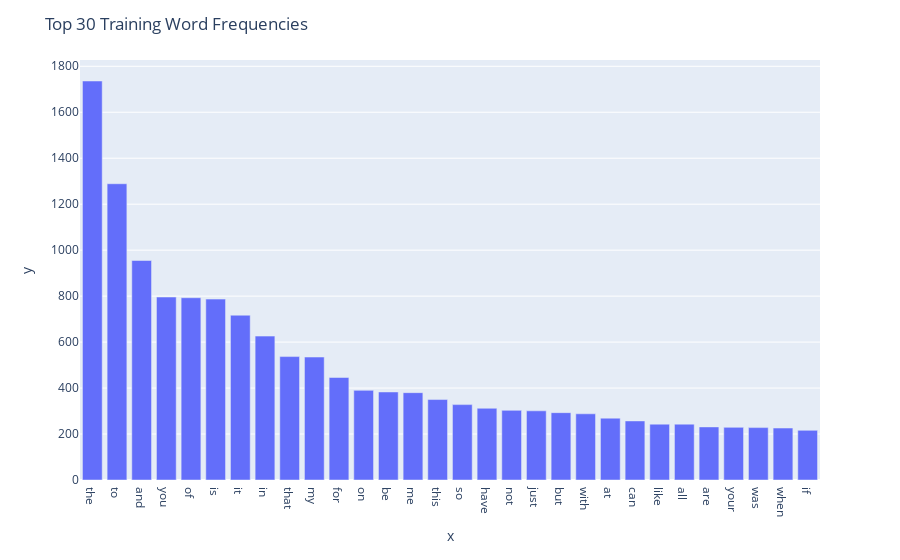

The notebook cell saved with this chart:
### Code cell
import plotly.express as px
# plot the graph
xlabel = train_count_vect.get_feature_names_out()[sorted_train_indices][::-1]
fig = px.bar(x=xlabel[:30], y=sorted_train_term_frequencies[:30])
fig.update_layout(title_text='Top 30 Training Word Frequencies')
fig.show()

### Figure 1 — Plotly figure (JSON) as saved in the notebook; plotly's stock layout.template omitted (floating-point values rounded to 4 significant figures)
{"data": [{"alignmentgroup": "True", "hovertemplate": "x=%{x}<br>y=%{y}<extra></extra>", "legendgroup": "", "marker": {"color": "#636efa", "pattern": {"shape": ""}}, "name": "", "offsetgroup": "", "orientation": "v", "showlegend": false, "textposition": "auto", "type": "bar", "x": ["the", "to", "and", "you", "of", "is", "it", "in", "that", "my", "for", "on", "be", "me", "this", "so", "have", "not", "just", "but", "with", "at", "can", "like", "all", "are", "your", "was", "when", "if"], "xaxis": "x", "y": [1736, 1289, 955, 796, 793, 787, 717, 626, 537, 535, 446, 390, 383, 380, 350, 328, 312, 303, 301, 293, 288, 269, 257, 243, 243, 231, 229, 228, 226, 216], "yaxis": "y"}], "layout": {"barmode": "relative", "legend": {"tracegroupgap": 0}, "margin": {"t": 60}, "title": {"text": "Top 30 Training Word Frequencies"}, "xaxis": {"anchor": "y", "domain": [0, 1], "title": {"text": "x"}}, "yaxis": {"anchor": "x", "domain": [0, 1], "title": {"text": "y"}}}}
